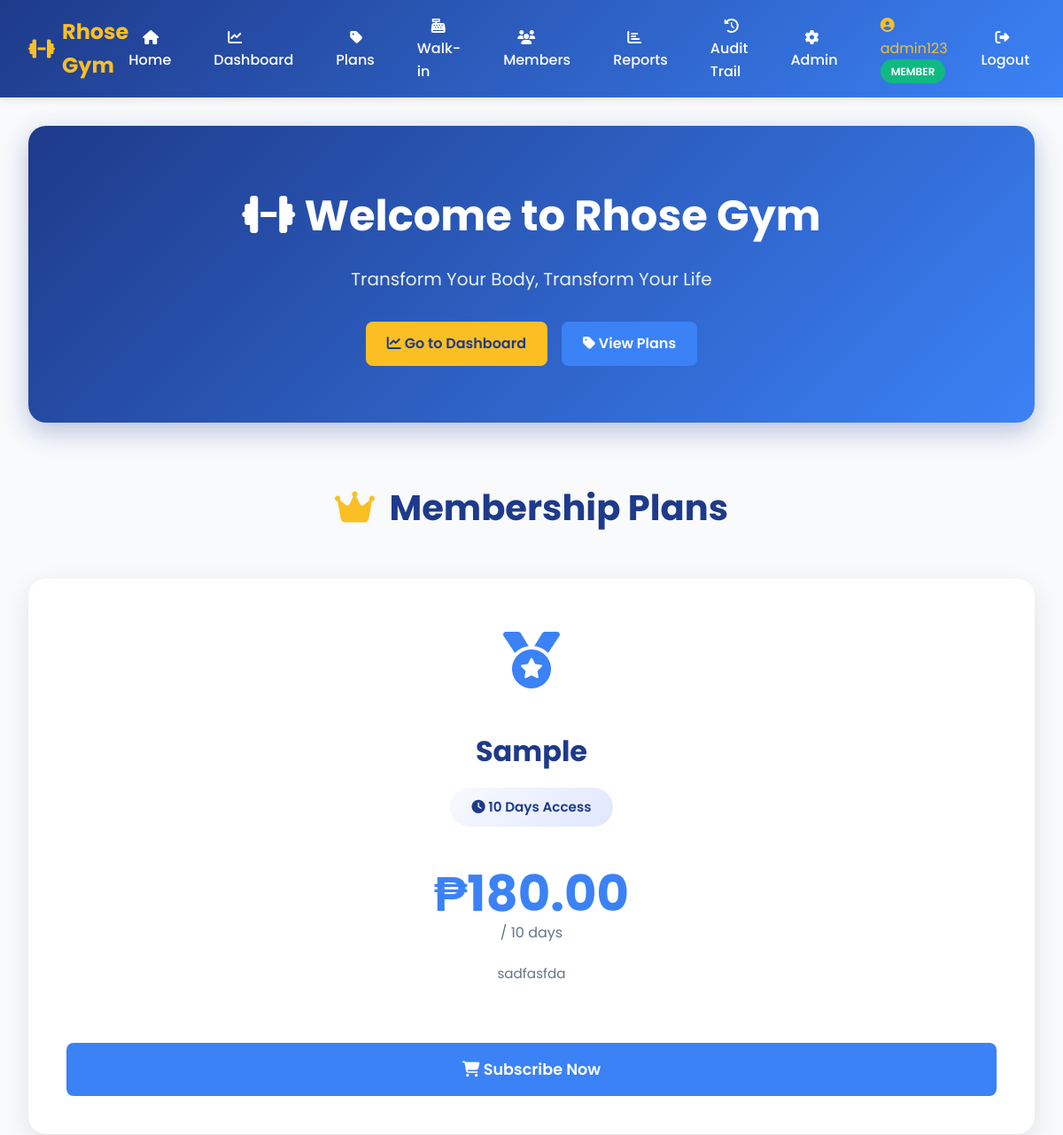
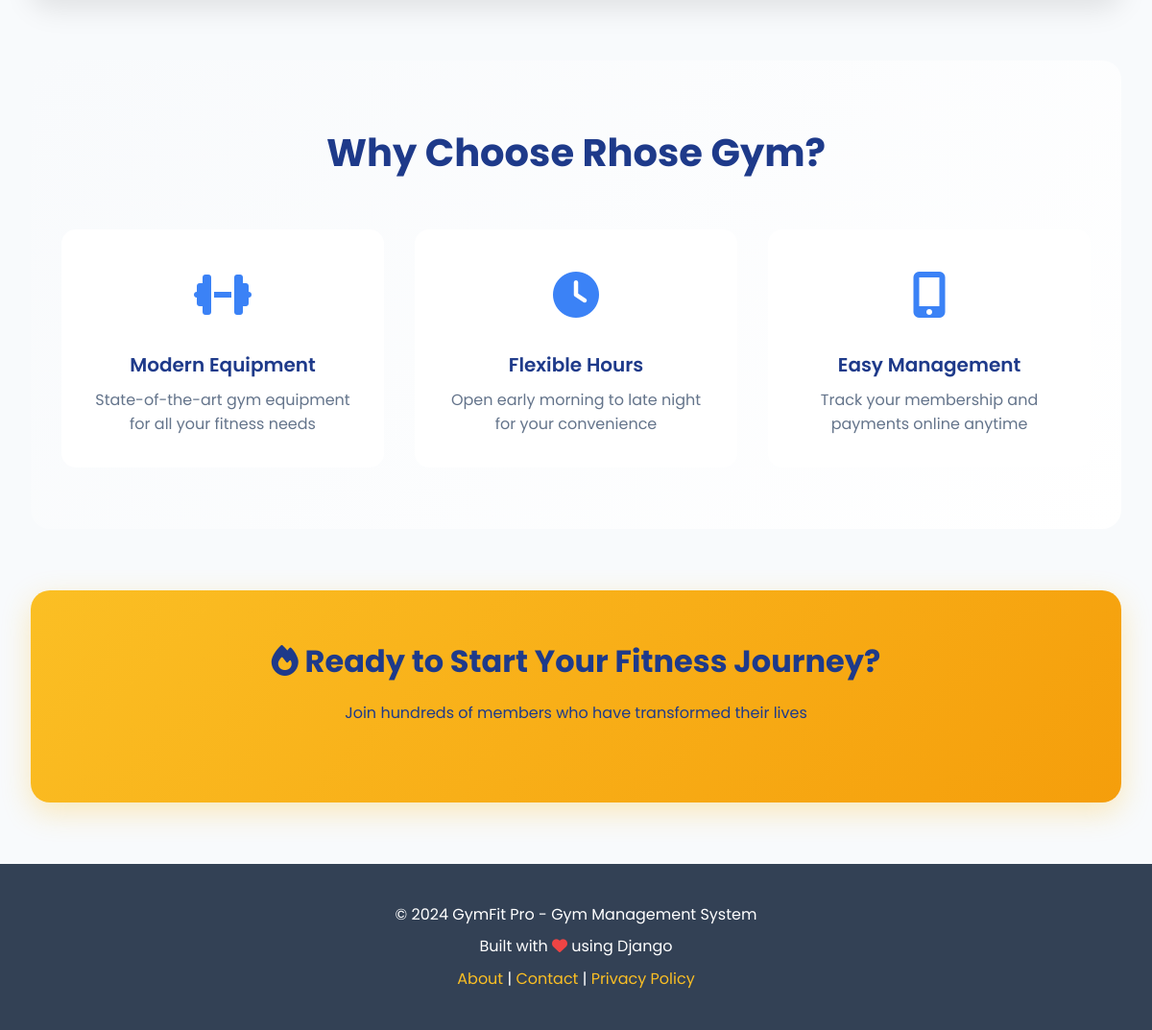
The page / (signed in) on the database its author committed (2 pictures, top to bottom).
### gym_app/models.py (models this page shows, shortened)
class User(AbstractUser):
    ROLE_CHOICES = [
        ('admin', 'Admin'),
        ('staff', 'Staff'),
        ('member', 'Member'),
    ]
    role = models.CharField(max_length=10, choices=ROLE_CHOICES, default='member')
    mobile_no = models.CharField(max_length=20, blank=True, null=True)
    address = models.TextField(blank=True, null=True)
    birthdate = models.DateField(blank=True, null=True)
    age = models.IntegerField(blank=True, null=True)
    kiosk_pin = models.CharField(
        max_length=6,
        blank=True,
        null=True,
        unique=True,
        help_text="6-digit PIN for kiosk check-in/out",
        verbose_name="Kiosk PIN"
    )
    created_at = models.DateTimeField(auto_now_add=True)
    updated_at = models.DateTimeField(auto_now=True)
    class Meta:
        db_table = 'users'
        verbose_name = 'User'
        verbose_name_plural = 'Users'
    def is_admin(self):
        return self.role == 'admin' or self.is_superuser
    def is_staff_or_admin(self):
        return self.role in ['admin', 'staff'] or self.is_superuser or self.is_staff

class MembershipPlan(models.Model):
    name = models.CharField(max_length=100)
    duration_days = models.IntegerField(help_text="Duration in days")
    price = models.DecimalField(max_digits=10, decimal_places=2)
    description = models.TextField(blank=True, null=True)
    is_active = models.BooleanField(default=True)
    created_at = models.DateTimeField(auto_now_add=True)
    updated_at = models.DateTimeField(auto_now=True)
    class Meta:
        db_table = 'membership_plans'
        verbose_name = 'Membership Plan'
        verbose_name_plural = 'Membership Plans'
        ordering = ['price']

### gym_app/views.py (the view)
# urls.py: path('', views.home, name='home'),
def home(request):
    membership_plans = MembershipPlan.objects.filter(is_active=True).order_by('price')
    walk_in_passes = FlexibleAccess.objects.filter(is_active=True).order_by('duration_days')
    context = {
        'membership_plans': membership_plans,
        'walk_in_passes': walk_in_passes,
    }
    return render(request, 'gym_app/home.html', context)

### templates/gym_app/home.html (shortened to what this page needs)
{% extends 'gym_app/base.html' %}
{% load static %}
{% block extra_css %}
<link rel="stylesheet" href="{% static 'gym_app/css/pages/home.css' %}">
{% endblock %}
{% block content %}
<div class="hero">
    <h1><i class="fas fa-dumbbell"></i> Welcome to Rhose Gym</h1>
    <p>Transform Your Body, Transform Your Life</p>
    <div class="hero-buttons">
        {% if user.is_authenticated %}
            <a href="{% url 'dashboard' %}" class="btn btn-gold">
                <i class="fas fa-chart-line"></i> Go to Dashboard
            </a>
            <a href="{% url 'membership_plans' %}" class="btn btn-primary">
                <i class="fas fa-tag"></i> View Plans
            </a>
        {% endif %}
    </div>
</div>
{% if membership_plans %}
<section>
    <h2 class="section-title">
        <i class="fas fa-crown"></i>
        Membership Plans
    </h2>
    <div class="plans-grid">
        {% for plan in membership_plans %}
        <div class="plan-card {% if plan.duration_days >= 180 %}premium{% endif %}">
            <div class="plan-icon">
                <i class="fas fa-{% if plan.duration_days >= 365 %}gem{% elif plan.duration_days >= 180 %}star{% elif plan.duration_days >= 90 %}crown{% else %}medal{% endif %}"></i>
            </div>
            <h3 class="plan-name">{{ plan.name }}</h3>
            <div class="plan-duration">
                <i class="fas fa-clock"></i> {{ plan.duration_days }} Days Access
            </div>
            <div class="plan-price">
                ₱{{ plan.price }}
                <small>/ {{ plan.duration_days }} days</small>
            </div>
            <p class="plan-description">
                {{ plan.description|default:"Full access to all gym facilities, equipment, and amenities for the duration of your membership." }}
            </p>
            {% if user.is_authenticated and user.role == 'member' %}
                {% if current_membership %}
                    {% if current_membership.plan.id == plan.id %}
                        <button class="btn btn-success" disabled style="opacity: 0.6;">
                            <i class="fas fa-check"></i> Current Plan
                        </button>
                    {% else %}
                        <button class="btn btn-primary" disabled style="opacity: 0.6;">
                            <i class="fas fa-info-circle"></i> Already Subscribed
                        </button>
                    {% endif %}
                {% else %}
                    <a href="{% url 'subscribe_plan' plan.id %}" class="btn btn-primary">
                        <i class="fas fa-shopping-cart"></i> Subscribe Now
                    </a>
                {% endif %}
            {% else %}
                <a href="{% url 'login' %}" class="btn btn-primary">
                    <i class="fas fa-sign-in-alt"></i> Login to Subscribe
                </a>
            {% endif %}
        </div>
        {% endfor %}
    </div>
</section>
{% endif %}
<div class="features-section">
    <h2 class="section-title">Why Choose Rhose Gym?</h2>
    <div class="features-grid">
        <div class="feature-card">
            <div class="feature-icon">
                <i class="fas fa-dumbbell"></i>
            </div>
            <h3 class="feature-title">Modern Equipment</h3>
            <p class="feature-desc">State-of-the-art gym equipment for all your fitness needs</p>
        </div>
        <div class="feature-card">
            <div class="feature-icon">
                <i class="fas fa-clock"></i>
            </div>
            <h3 class="feature-title">Flexible Hours</h3>
            <p class="feature-desc">Open early morning to late night for your convenience</p>
        </div>
        <div class="feature-card">
            <div class="feature-icon">
                <i class="fas fa-mobile-alt"></i>
            </div>
            <h3 class="feature-title">Easy Management</h3>
            <p class="feature-desc">Track your membership and payments online anytime</p>
        </div>
    </div>
</div>
<div class="cta-section">
    <h2><i class="fas fa-fire"></i> Ready to Start Your Fitness Journey?</h2>
    <p style="margin-bottom: 2rem;">Join hundreds of members who have transformed their lives</p>
</div>
{% endblock %}

### templates/gym_app/base.html (shortened to what this page needs)
<!DOCTYPE html>
<html lang="en">
<head>
    <link rel="stylesheet" href="https://cdnjs.cloudflare.com/ajax/libs/font-awesome/6.4.0/css/all.min.css">
    {% load static %}
    <link rel="stylesheet" href="{% static 'gym_app/css/base/base.css' %}">
    {% block extra_css %}{% endblock %}
</head>
<body>
    <nav class="navbar">
        <div class="container">
            <a href="{% url 'home' %}" class="navbar-brand">
                <i class="fas fa-dumbbell"></i>
                Rhose Gym
            </a>
            <ul class="navbar-menu">
                <li><a href="{% url 'home' %}"><i class="fas fa-home"></i> Home</a></li>
                {% if user.is_authenticated %}
                    <li><a href="{% url 'dashboard' %}"><i class="fas fa-chart-line"></i> Dashboard</a></li>
                    <li><a href="{% url 'membership_plans' %}"><i class="fas fa-tag"></i> Plans</a></li>
                    {% if user.is_staff_or_admin %}
                        <li><a href="{% url 'walkin_purchase' %}"><i class="fas fa-cash-register"></i> Walk-in</a></li>
                        <li><a href="{% url 'members_list' %}"><i class="fas fa-users"></i> Members</a></li>
                    {% endif %}
                    {% if user.is_admin %}
                        <li><a href="{% url 'reports' %}"><i class="fas fa-chart-bar"></i> Reports</a></li>
                        <li><a href="{% url 'audit_trail' %}"><i class="fas fa-history"></i> Audit Trail</a></li>
                        <li><a href="/admin/"><i class="fas fa-cog"></i> Admin</a></li>
                    {% endif %}
                    <li>
                        <span style="color: var(--gold); margin-right: 0.5rem;">
                            <i class="fas fa-user-circle"></i> {{ user.get_full_name|default:user.username }}
                            <span class="user-badge badge-{{ user.role }}">{{ user.role }}</span>
                        </span>
                    </li>
                    <li><a href="{% url 'logout' %}"><i class="fas fa-sign-out-alt"></i> Logout</a></li>
                {% else %}
                    <li><a href="{% url 'about' %}"><i class="fas fa-info-circle"></i> About</a></li>
                    <li><a href="{% url 'login' %}"><i class="fas fa-sign-in-alt"></i> Login</a></li>
                    <li><a href="{% url 'register' %}" class="btn-gold"><i class="fas fa-user-plus"></i> Sign Up</a></li>
                {% endif %}
            </ul>
        </div>
    </nav>
    <main class="main-content">
        {% block content %}{% endblock %}
    </main>
    <footer class="footer">
        <div class="container">
            <p>&copy; 2024 GymFit Pro - Gym Management System</p>
            <p>Built with <i class="fas fa-heart" style="color: var(--danger);"></i> using Django</p>
            <p>
                <a href="{% url 'about' %}">About</a> |
                <a href="#">Contact</a> |
                <a href="#">Privacy Policy</a>
            </p>
        </div>
    </footer>
</body>
</html>

### gym_app/static/gym_app/css/base/base.css (style rules this page uses)
* { margin: 0; padding: 0; box-sizing: border-box; }
:root { --primary-blue: #1e3a8a; --secondary-blue: #3b82f6; --gold: #fbbf24; --dark-gold: #f59e0b; --light-bg: #f8fafc; --white: #ffffff; --gray: #64748b; --dark-gray: #334155; --success: #10b981; --danger: #ef4444; --warning: #f59e0b; }
body { font-family: 'Poppins', sans-serif; background-color: var(--light-bg); color: var(--dark-gray); line-height: 1.6; }
.navbar { background: linear-gradient(135deg, var(--primary-blue) 0%, var(--secondary-blue) 100%); color: var(--white); padding: 1rem 0; box-shadow: 0 2px 10px rgba(0,0,0,0.1); position: sticky; top: 0; z-index: 1000; }
.navbar .container { max-width: 1200px; margin: 0 auto; padding: 0 2rem; display: flex; justify-content: space-between; align-items: center; }
.navbar-brand { font-size: 1.5rem; font-weight: 700; color: var(--gold); text-decoration: none; display: flex; align-items: center; gap: 0.5rem; }
.navbar-menu { display: flex; gap: 2rem; list-style: none; align-items: center; }
.navbar-menu a { color: var(--white); text-decoration: none; font-weight: 500; transition: color 0.3s; padding: 0.5rem 1rem; border-radius: 5px; }
.main-content { max-width: 1200px; margin: 2rem auto; padding: 0 2rem; min-height: calc(100vh - 200px); }
.footer { background-color: var(--dark-gray); color: var(--white); padding: 2rem 0; margin-top: 4rem; text-align: center; }
.footer .container { max-width: 1200px; margin: 0 auto; padding: 0 2rem; }
.footer p { margin: 0.5rem 0; }
.footer a { color: var(--gold); text-decoration: none; }
.btn { display: inline-block; padding: 0.75rem 1.5rem; border-radius: 8px; text-decoration: none; font-weight: 600; transition: all 0.3s; border: none; cursor: pointer; font-size: 1rem; }
.btn-primary { background-color: var(--secondary-blue); color: var(--white); }
.btn-gold { background-color: var(--gold); color: var(--primary-blue); }
.user-badge { display: inline-block; padding: 0.25rem 0.75rem; border-radius: 15px; font-size: 0.75rem; font-weight: 600; text-transform: uppercase; }
.badge-member { background-color: var(--success); color: var(--white); }

### rows shown on the page
User: get_full_name "admin123", role "MEMBER"
MembershipPlan: name "Sample", duration_days "10", price "180.00", description "sadfasfda"
